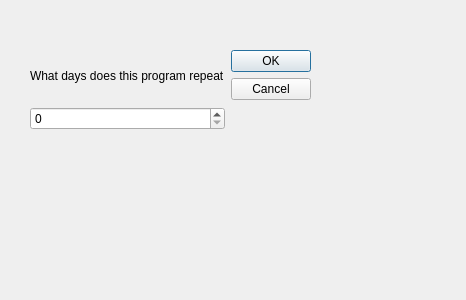
<?xml version="1.0" encoding="UTF-8"?>
<ui version="4.0">
 <class>Dialog</class>
 <widget class="QDialog" name="Dialog">
  <property name="geometry">
   <rect>
    <x>0</x>
    <y>0</y>
    <width>466</width>
    <height>300</height>
   </rect>
  </property>
  <property name="windowTitle">
   <string>Dialog</string>
  </property>
  <widget class="QWidget" name="horizontalLayoutWidget">
   <property name="geometry">
    <rect>
     <x>30</x>
     <y>50</y>
     <width>423</width>
     <height>80</height>
    </rect>
   </property>
   <layout class="QHBoxLayout" name="horizontalLayout">
    <item>
     <layout class="QVBoxLayout" name="verticalLayout">
      <item>
       <widget class="QLabel" name="label">
        <property name="font">
         <font>
          <family>Arial</family>
          <pointsize>9</pointsize>
         </font>
        </property>
        <property name="text">
         <string>What days does this program repeat</string>
        </property>
       </widget>
      </item>
      <item>
       <widget class="QSpinBox" name="numberBox"/>
      </item>
     </layout>
    </item>
    <item>
     <widget class="QDialogButtonBox" name="buttonBox">
      <property name="orientation">
       <enum>Qt::Vertical</enum>
      </property>
      <property name="standardButtons">
       <set>QDialogButtonBox::Cancel|QDialogButtonBox::Ok</set>
      </property>
     </widget>
    </item>
    <item>
     <spacer name="horizontalSpacer">
      <property name="orientation">
       <enum>Qt::Horizontal</enum>
      </property>
      <property name="sizeHint" stdset="0">
       <size>
        <width>40</width>
        <height>20</height>
       </size>
      </property>
     </spacer>
    </item>
   </layout>
  </widget>
 </widget>
 <resources/>
 <connections>
  <connection>
   <sender>buttonBox</sender>
   <signal>accepted()</signal>
   <receiver>Dialog</receiver>
   <slot>accept()</slot>
   <hints>
    <hint type="sourcelabel">
     <x>248</x>
     <y>254</y>
    </hint>
    <hint type="destinationlabel">
     <x>157</x>
     <y>274</y>
    </hint>
   </hints>
  </connection>
  <connection>
   <sender>buttonBox</sender>
   <signal>rejected()</signal>
   <receiver>Dialog</receiver>
   <slot>reject()</slot>
   <hints>
    <hint type="sourcelabel">
     <x>316</x>
     <y>260</y>
    </hint>
    <hint type="destinationlabel">
     <x>286</x>
     <y>274</y>
    </hint>
   </hints>
  </connection>
 </connections>
</ui>
